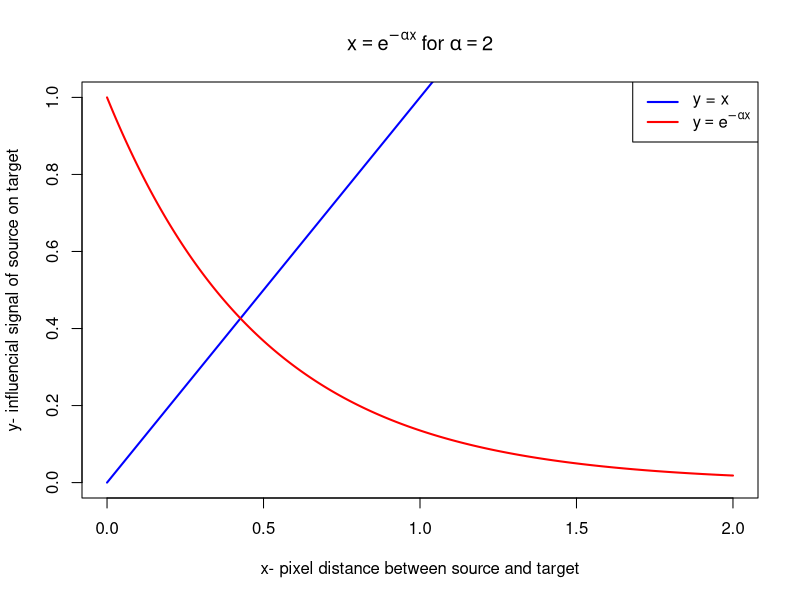
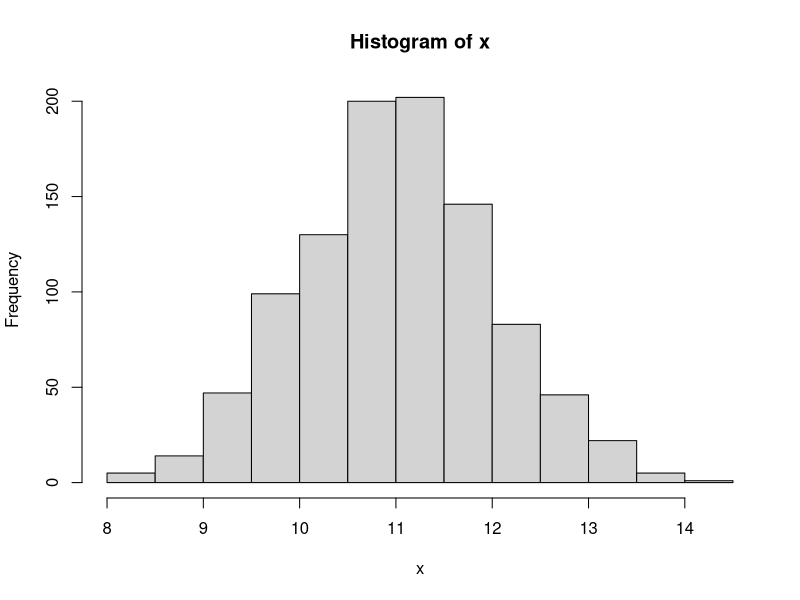
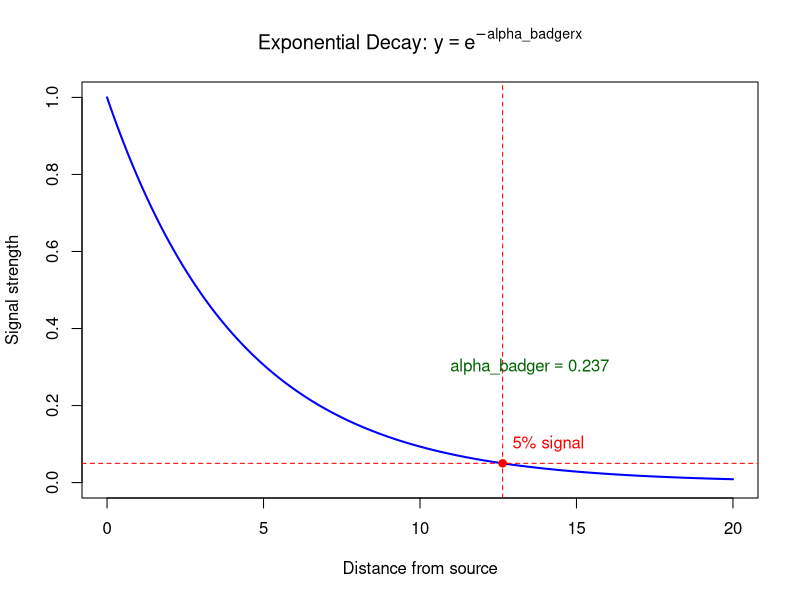
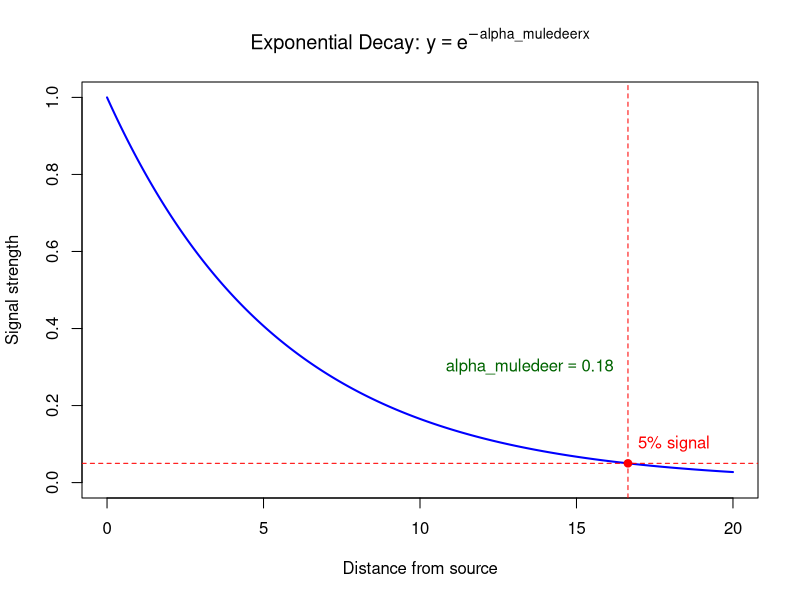

Recreate these plots in R, in order.
## ---- chunk 1
# Choose an alpha value
alpha <- 2

# Create a sequence of x values
x_vals <- seq(0, 2, length.out = 500)

# Left-hand side: y = x
lhs <- x_vals

# Right-hand side: y = exp(-alpha * x)
rhs <- exp(-alpha * x_vals)

# Plot both functions
plot(x_vals, lhs, type = "l", col = "blue", lwd = 2, ylim = c(0, 1),
     ylab = "y- influencial signal of source on target", xlab = "x- pixel distance between source and target", main = bquote(x == e^{-alpha * x} ~ "for" ~ alpha == .(alpha)))
lines(x_vals, rhs, col = "red", lwd = 2)

# Add a legend
legend("topright", legend = c("y = x", bquote(y == e^{-alpha * x})),
       col = c("blue", "red"), lwd = 2)

## ---- chunk 2
set.seed(123)  # for reproducibility
x <- rnorm(1000, mean = 11, sd = 1)
hist(x)
## ---- chunk 3
qnorm(0.95, mean = 11, sd = 1)

## ---- chunk 4
alpha_badger <- -log(0.05) / 12.64
paste0("Alpha value to use for badger is ", round(alpha_badger, 3))
## ---- chunk 5
# Parameters
x_vals <- seq(0, 20, length.out = 500)
y_vals <- exp(-alpha_badger * x_vals)

# Plot
plot(x_vals, y_vals, type = "l", col = "blue", lwd = 2,
     main = expression(paste("Exponential Decay: ", y == e^{-alpha_badger * x})),
     xlab = "Distance from source", ylab = "Signal strength", ylim = c(0, 1))

# Highlight the 95% loss point
abline(v = 12.64, col = "red", lty = 2)
abline(h = 0.05, col = "red", lty = 2)
points(12.64, 0.05, pch = 19, col = "red")
text(12.64, 0.1, labels = "5% signal", pos = 4, col = "red")
text(13.5, 0.3, labels = bquote(alpha_badger == .(round(alpha_badger, 3))), col = "darkgreen")

## ---- chunk 6

paste0("Approx. 95% of mule deer disperse ", round(qnorm(0.95, mean = 15, sd = 1), 3), " km or less")
## ---- chunk 7
alpha_muledeer <- -log(0.05) / 16.645
paste0("Alpha value to use for mule deer is ", round(alpha_muledeer, 3))
## ---- chunk 8
# Parameters
x_vals <- seq(0, 20, length.out = 500)
y_vals <- exp(-alpha_muledeer * x_vals)

# Plot
plot(x_vals, y_vals, type = "l", col = "blue", lwd = 2,
     main = expression(paste("Exponential Decay: ", y == e^{-alpha_muledeer * x})),
     xlab = "Distance from source", ylab = "Signal strength", ylim = c(0, 1))

# Highlight the 95% loss point
abline(v = 16.645, col = "red", lty = 2)
abline(h = 0.05, col = "red", lty = 2)
points(16.645, 0.05, pch = 19, col = "red")
text(16.645, 0.1, labels = "5% signal", pos = 4, col = "red")
text(13.5, 0.3, labels = bquote(alpha_muledeer == .(round(alpha_muledeer, 3))), col = "darkgreen")

## ---- chunk 9
alpha_mean1km <- -log(0.05)/qnorm(0.95, mean = 1, sd = 1)
alpha_mean1km

alpha_mean5km <- -log(0.05)/qnorm(0.95, mean = 5, sd = 1)
alpha_mean5km
